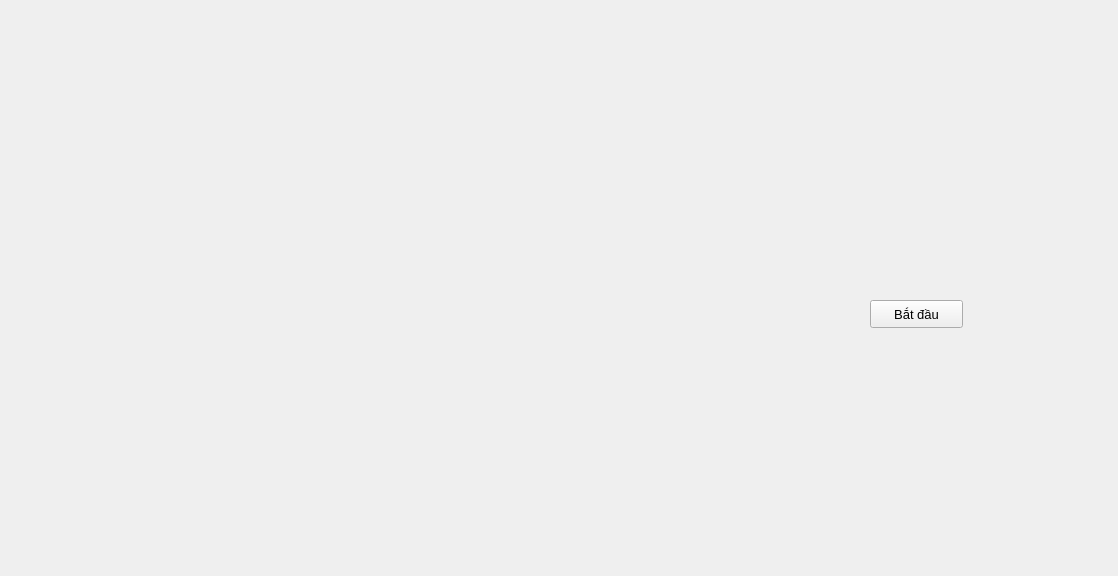
<?xml version="1.0" encoding="UTF-8"?>
<ui version="4.0">
 <class>MainWindow</class>
 <widget class="QMainWindow" name="MainWindow">
  <property name="geometry">
   <rect>
    <x>0</x>
    <y>0</y>
    <width>1118</width>
    <height>576</height>
   </rect>
  </property>
  <property name="windowTitle">
   <string>MainWindow</string>
  </property>
  <widget class="QWidget" name="centralwidget">
   <property name="enabled">
    <bool>true</bool>
   </property>
   <widget class="QPushButton" name="Start">
    <property name="geometry">
     <rect>
      <x>870</x>
      <y>300</y>
      <width>93</width>
      <height>28</height>
     </rect>
    </property>
    <property name="font">
     <font>
      <pointsize>10</pointsize>
     </font>
    </property>
    <property name="text">
     <string>Bắt đầu</string>
    </property>
   </widget>
  </widget>
 </widget>
 <resources/>
 <connections/>
</ui>
